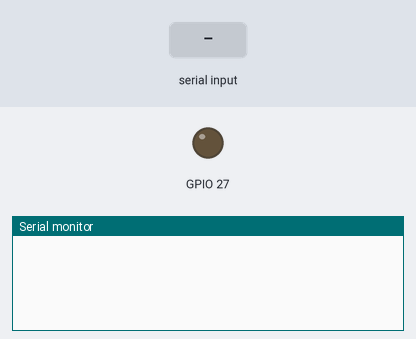
This sketch was run on a simulated ESP32. Parts: output pins drawn as LEDs (lit = HIGH), the last lines printed to the serial monitor. Inputs (shaded band) come from the test bench. Nothing arrives over Bluetooth unless stated.

Above: at 1.2 s.
1.3 s: "upali\n" received over the second serial link
At 3.3 s:
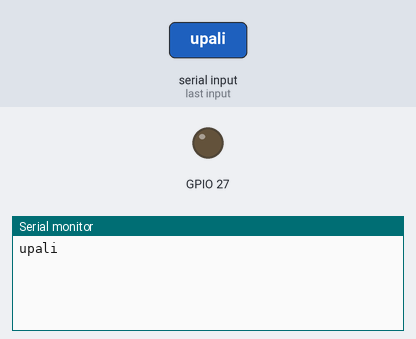
3.8 s: "ugasi\n" received over the second serial link
At 5.2 s:
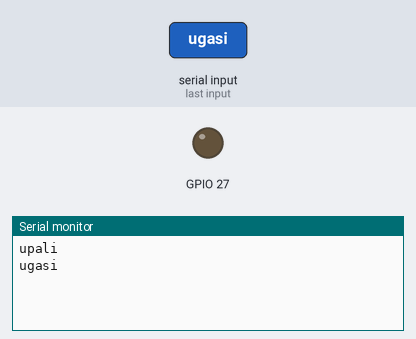
6.3 s: "1\n" received over the second serial link
At 8.3 s:
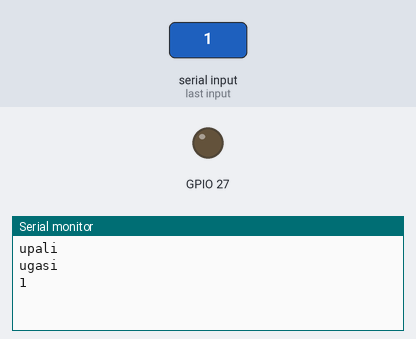

Measured:
- after the input at 1.3 s, the serial monitor: prints a new line after 1.0 s (image 1)
- after the input at 3.8 s, the serial monitor: prints a new line after 1.0 s (image 2)
- after the input at 6.3 s, the serial monitor: prints a new line after 1.0 s (image 3)

The sketch:

esp32_arduino_kod.ino
```cpp
#include "BluetoothSerial.h"

#if !defined(CONFIG_BT_ENABLED) || !defined(CONFIG_BLUEDROID_ENABLED)
#error Bluetooth is not enabled! Please run `make menuconfig` to and enable it
#endif

BluetoothSerial SerialBT;
String ulaz = "";

void setup() {
  pinMode(27, OUTPUT);
  Serial.begin(115200);
  SerialBT.begin("Smart Control");
}

void loop() {
   while(SerialBT.available()){
    ulaz = SerialBT.readString();
    Serial.println(ulaz);
    Serial.print("\n");
    if(ulaz == "upali")
      digitalWrite(27, HIGH);
    else if(ulaz == "ugasi")
      digitalWrite(27, LOW);
  }
}
```
